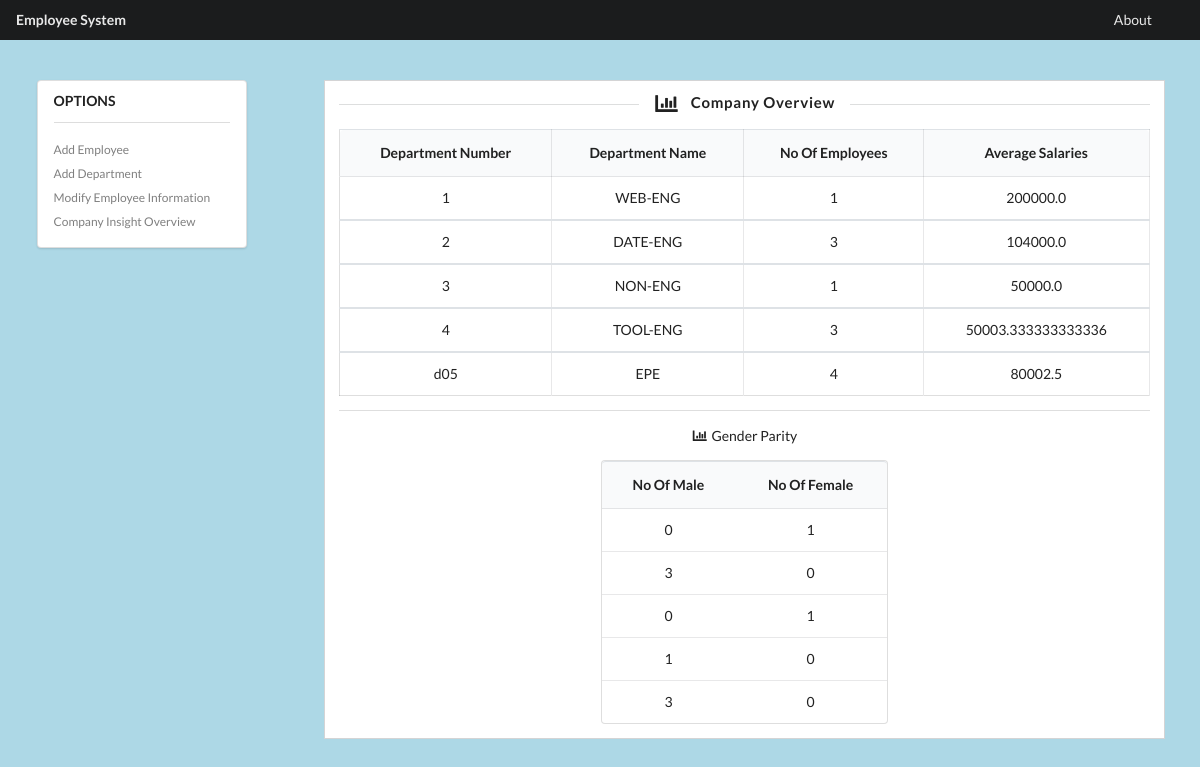
The page /accountant_page/admin_insight/ on the database its author committed.
### employee_page/models.py (models this page shows)
class Departments(models.Model):
    class Meta:
        db_table = "department"
    dept_no = models.CharField(primary_key=True, max_length=4)
    dept_name = models.CharField(unique=True, max_length=40)

### accountant_page/views.py (the view)
# urls.py: path("admin_insight/", views.admin_insight_view, name="admin_insight"),
def admin_insight_view(request):
    try:
        records = return_all_dept_emp_count(connection)
        print(records)
        records_genders = return_all_dept_gender_count(connection)
        print(records_genders)
    except Employees.DoesNotExist:
        raise Http404
    variables = { 'current_page': 'accountant_page', 'records': records, 'records_genders': records_genders }
    return render(request, "admin_insight.html", variables)

### templates/accountant_temp/admin_insight.html
{% extends "main_menu/main_menu.html"%}
    {% block body_block %}
    <div class="ui centered grid stackable container">
        <div class="column">
          <div class="ui hidden divider spacers" style="padding-top: 5%;"></div>
            <div class="ui grid">
                <div class="four wide column">
                    <div class="ui vertical menu">
                        <div class="item">
                            <div class="header">OPTIONS</div>
                            <div class="ui clearing divider"></div>
                            <div class="menu">
                                <a class="item" href="{% url 'accountant_page:add_employee' %}">Add Employee</a>
                                <a class="item" href="{% url 'accountant_page:add_department' %}">Add Department</a>
                                <a class="item" href="{% url 'accountant_page:update_employee' %}">Modify Employee Information</a>
                                <a class="item" href="{% url 'accountant_page:admin_insight' %}">Company Insight Overview</a>
                            </div>
                        </div>
                    </div>
                </div>
                <div class="twelve wide column">
                    <div class="ui form attached fluid segment">
                        <h4 class="ui horizontal divider header">
                            <i class="bar chart icon"></i>Company Overview
                        </h4>
                        <div class="sixteen wide column">
                            <table class="ui celled structured table">
                                <thead>
                                    <tr class="center aligned">
                                        <th rowspan="4">Department Number</th>
                                        <th rowspan="4">Department Name</th>
                                        <th rowspan="4">No Of Employees</th>
                                        <th rowspan="4">Average Salaries</th>
                                    </tr>
                                </thead>
                                {% for record in records %}
                                <tbody>
                                    <tr class="center aligned">
                                        <td>{{ record.dept_no }}</td>
                                        <td>{{ record.dept_name }}</td>
                                        <td>{{ record.no_of_employees }}</td>
                                        <td>{{ record.avg_salary }}</td>
                                    </tr>
                                </tbody>
                                {% endfor %}
                            </table>
                        </div>
                        <div class="ui inverted divider"></div>
                        <div class="ui centered grid">
                            <div class="five wide column"></div>
                            <div class="six wide column">
                                <div class="ui one column stackable center aligned page grid">
                                    <div class="column twelve wide">
                                        <i class="bar chart icon"></i>Gender Parity
                                    </div>
                                </div>
                                <table class="ui table">
                                    <thead>
                                        <tr class="center aligned">
                                            <th>No Of Male</th>
                                            <th>No Of Female</th>
                                        </tr>
                                    </thead>
                                    {% for record in records_genders %}
                                    <tbody>
                                        <tr class="center aligned">
                                            <td>{{ record.male_count }}</td>
                                            <td>{{ record.female_count }}</td>
                                        </tr>
                                    </tbody>
                                    {% endfor %}
                                </table>
                            </div>
                            <div class="five wide column"></div>
                        </div>
                    </div>
                </div>
            </div>
        </div>
    </div
    {% endblock %}

### statics/style.css (style rules this page uses)
body { background-color: lightblue !important; }
.spacers { padding-top: 50px !important; padding-left: 0 !important; padding-right: 0 !important; }

### rows shown on the page
Departments: dept_no "1", dept_name "WEB-ENG", no_of_employees "1", avg_salary "200000.0"
Departments: dept_no "2", dept_name "DATE-ENG", no_of_employees "3", avg_salary "104000.0"
Departments: dept_no "3", dept_name "NON-ENG", no_of_employees "1", avg_salary "50000.0"
Departments: dept_no "4", dept_name "TOOL-ENG", no_of_employees "3", avg_salary "50003.333333333336"
Departments: dept_no "d05", dept_name "EPE", no_of_employees "4", avg_salary "80002.5"

### other values the page prints
{{ record.male_count }} "0" "3" "0" "1" "3"
{{ record.female_count }} "1" "0" "1" "0" "0"
